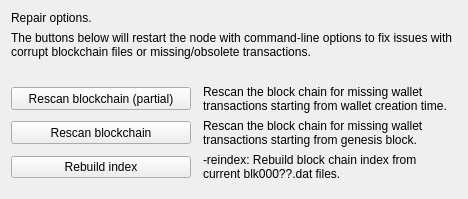
     <widget class="QWidget" name="pageRepair">
      <layout class="QGridLayout" name="repairLayout" columnstretch="0,1">
       <property name="horizontalSpacing">
        <number>12</number>
       </property>
       <item row="0" column="0" colspan="2">
        <widget class="QLabel" name="label_repair_header">
         <property name="text">
          <string>Repair options.</string>
         </property>
         <property name="wordWrap">
          <bool>true</bool>
         </property>
        </widget>
       </item>
       <item row="1" column="0" colspan="2">
        <widget class="QLabel" name="label_repair_helptext">
         <property name="text">
          <string>The buttons below will restart the node with command-line options to fix issues with corrupt blockchain files or missing/obsolete transactions.</string>
         </property>
         <property name="wordWrap">
          <bool>true</bool>
         </property>
        </widget>
       </item>
       <item row="2" column="0" colspan="2">
        <widget class="QLabel" name="wallet_path">
        </widget>
       </item>
       <item row="3" column="0">
        <widget class="QPushButton" name="btn_rescan1">
         <property name="minimumSize">
          <size>
           <width>180</width>
           <height>23</height>
          </size>
         </property>
         <property name="text">
          <string>Rescan blockchain (partial)</string>
         </property>
        </widget>
       </item>
       <item row="3" column="1">
        <widget class="QLabel" name="label_repair_rescan1">
         <property name="text">
          <string>Rescan the block chain for missing wallet transactions starting from wallet creation time.</string>
         </property>
         <property name="wordWrap">
          <bool>true</bool>
         </property>
        </widget>
       </item>
       <item row="4" column="0">
        <widget class="QPushButton" name="btn_rescan2">
         <property name="minimumSize">
          <size>
           <width>180</width>
           <height>23</height>
          </size>
         </property>
         <property name="text">
          <string>Rescan blockchain</string>
         </property>
        </widget>
       </item>
       <item row="4" column="1">
        <widget class="QLabel" name="label_repair_rescan2">
         <property name="text">
          <string>Rescan the block chain for missing wallet transactions starting from genesis block.</string>
         </property>
         <property name="wordWrap">
          <bool>true</bool>
         </property>
        </widget>
       </item>
       <item row="5" column="0">
        <widget class="QPushButton" name="btn_reindex">
         <property name="text">
          <string>Rebuild index</string>
         </property>
        </widget>
       </item>
       <item row="5" column="1">
        <widget class="QLabel" name="label_repair_reindex">
         <property name="text">
          <string>-reindex: Rebuild block chain index from current blk000??.dat files.</string>
         </property>
         <property name="wordWrap">
          <bool>true</bool>
         </property>
        </widget>
       </item>
       <item row="6" column="1">
        <spacer name="verticalSpacerRepair">
         <property name="orientation">
          <enum>Qt::Vertical</enum>
         </property>
        </spacer>
       </item>
      </layout>
     </widget>
